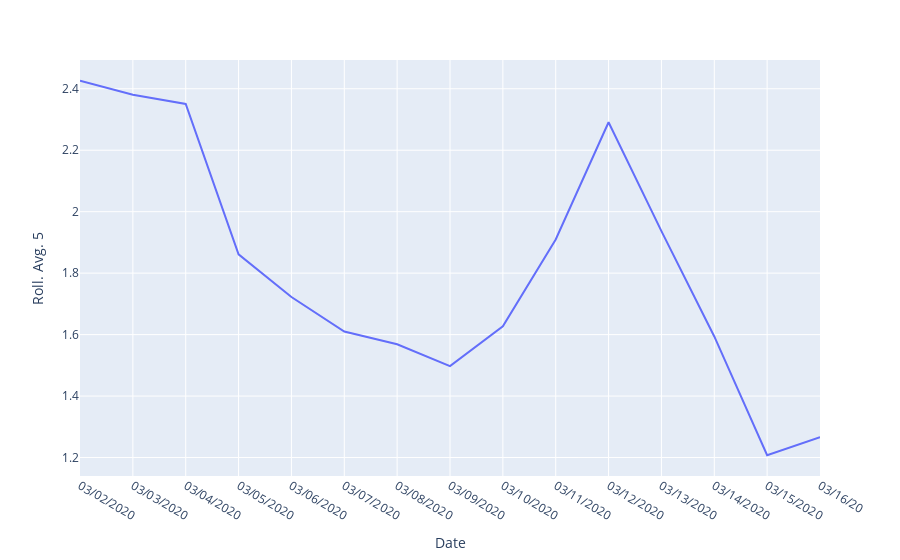

Notebook code cell kept with this figure:
### Code cell
# Infection Growth rate rolling avg. over previous 7 days -- 
# Anything above 1 is exponential growth
# Instability more likely a result of testing deficiency 
fig = px.line(US_df[-15:], x='Date', y='Roll. Avg. 5')
fig.show()

### Figure 1 — Plotly figure (JSON) as saved in the notebook; plotly's stock layout.template omitted (floating-point values rounded to 4 significant figures)
{"data": [{"hoverlabel": {"namelength": 0}, "hovertemplate": "Date=%{x}<br>Roll. Avg. 5=%{y}", "legendgroup": "", "line": {"color": "#636efa", "dash": "solid"}, "mode": "lines", "name": "", "showlegend": false, "type": "scatter", "x": ["03/02/2020", "03/03/2020", "03/04/2020", "03/05/2020", "03/06/2020", "03/07/2020", "03/08/2020", "03/09/2020", "03/10/2020", "03/11/2020", "03/12/2020", "03/13/2020", "03/14/2020", "03/15/2020", "03/16/20"], "xaxis": "x", "y": [2.426, 2.38, 2.351, 1.861, 1.722, 1.61, 1.569, 1.498, 1.627, 1.91, 2.291, 1.937, 1.594, 1.208, 1.266], "yaxis": "y"}], "layout": {"legend": {"tracegroupgap": 0}, "margin": {"t": 60}, "xaxis": {"anchor": "y", "domain": [0, 1], "title": {"text": "Date"}}, "yaxis": {"anchor": "x", "domain": [0, 1], "title": {"text": "Roll. Avg. 5"}}}}
